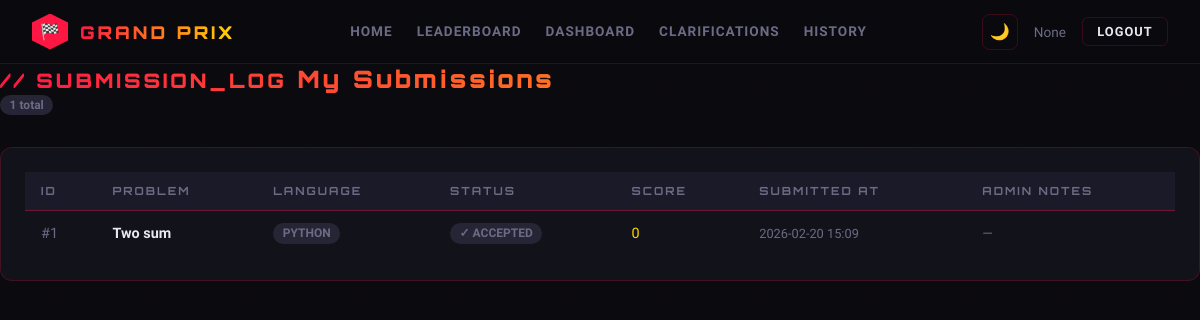
/submissions (signed in), run on the app's committed database.
### tables this page shows
CREATE TABLE submissions (
            id INTEGER PRIMARY KEY AUTOINCREMENT,
            team_id INTEGER,
            user_id INTEGER,
            problem_id INTEGER,
            code TEXT NOT NULL,
            language TEXT DEFAULT 'python',
            status TEXT DEFAULT 'Pending',
            score INTEGER DEFAULT 0,
            admin_notes TEXT,
            submitted_at TEXT DEFAULT CURRENT_TIMESTAMP,
            FOREIGN KEY(team_id) REFERENCES teams(id),
            FOREIGN KEY(problem_id) REFERENCES problems(id)
        );

CREATE TABLE problems (
            id INTEGER PRIMARY KEY AUTOINCREMENT,
            title TEXT NOT NULL,
            description TEXT NOT NULL,
            constraints TEXT,
            sample_input TEXT,
            sample_output TEXT,
            difficulty TEXT DEFAULT 'Medium',
            points INTEGER DEFAULT 100,
            category TEXT DEFAULT 'Arrays',
            visible INTEGER DEFAULT 0,
            created_at TEXT DEFAULT CURRENT_TIMESTAMP
        );

### app.py (the view)
@app.route('/submissions')
@login_required
def submissions():
    conn = get_db()
    team_row = conn.execute('SELECT t.* FROM teams t JOIN team_members tm ON t.id=tm.team_id WHERE tm.user_id=?', (session['user_id'],)).fetchone()
    subs = []
    if team_row:
        subs = conn.execute('''
            SELECT s.*, p.title as problem_title FROM submissions s
            JOIN problems p ON s.problem_id=p.id
            WHERE s.team_id=?
            ORDER BY s.submitted_at DESC
        ''', (team_row['id'],)).fetchall()
    conn.close()
    return render_template('submissions.html', submissions=subs)

### app.py (called while the page is built)
def get_db():
    conn = sqlite3.connect(DB_PATH)
    conn.row_factory = sqlite3.Row
    return conn

def login_required(f):
    @wraps(f)
    def decorated(*args, **kwargs):
        if 'user_id' not in session:
            return redirect(url_for('login'))
        return f(*args, **kwargs)
    return decorated

### submissions.html (shortened to what this page needs)
{% extends 'base.html' %}
{% block content %}
<div class="page-header">
  <div class="page-title">
    <small>// SUBMISSION_LOG</small>
    My Submissions
  </div>
  <span class="badge badge-muted">{{ submissions|length }} total</span>
</div>
<div class="card">
  {% if submissions %}
  <table>
    <thead>
      <tr>
        <th>ID</th>
        <th>Problem</th>
        <th>Language</th>
        <th>Status</th>
        <th>Score</th>
        <th>Submitted At</th>
        <th>Admin Notes</th>
      </tr>
    </thead>
    <tbody>
      {% for s in submissions %}
      <tr>
        <td class="mono" style="color: var(--muted)">#{{ s.id }}</td>
        <td><a href="/problem/{{ s.problem_id }}" style="color: var(--text); text-decoration: none;">
          <strong>{{ s.problem_title }}</strong>
        </a></td>
        <td><span class="badge badge-blue">{{ s.language|upper }}</span></td>
        <td>
          {% if s.status == 'Accepted' %}<span class="badge badge-green">✓ ACCEPTED</span>
          {% elif s.status == 'Wrong Answer' %}<span class="badge badge-red">✗ WRONG ANSWER</span>
          {% elif s.status == 'Pending' %}<span class="badge badge-gold">⏳ PENDING</span>
          {% elif s.status == 'Partial' %}<span class="badge badge-blue">◑ PARTIAL</span>
          {% else %}<span class="badge badge-muted">{{ s.status }}</span>{% endif %}
        </td>
        <td class="mono" style="color: var(--gold)">{{ s.score }}</td>
        <td class="mono" style="color: var(--muted); font-size: 0.8rem">{{ s.submitted_at[:16] }}</td>
        <td style="font-size: 0.85rem; color: var(--muted)">{{ s.admin_notes or '—' }}</td>
      </tr>
      {% endfor %}
    </tbody>
  </table>
  {% endif %}
</div>
{% endblock %}

### templates/base.html (style rules this page uses)
:root { --red: #FF1744; --gold: #FFD600; --carbon: #0A0A0F; --surface: #12121A; --surface2: #1A1A28; --surface3: #252535; --border: rgba(255,23,68,0.2); --text: #E8E8F0; --muted: #6B6B85; --green: #00E676; --blue: #2979FF; --orange: #FF6D00; --glow: 0 0 20px rgba(255,23,68,0.4); --gold-glow: 0 0 20px rgba(255,214,0,0.4); }
* { margin:0;padding:0;box-sizing:border-box }
html { scroll-behavior:smooth }
body { background:var(--carbon);color:var(--text);font-family:'Rajdhani',sans-serif;min-height:100vh; overflow-x:hidden;transition:background .3s,color .3s }
body::before { content:'';position:fixed;inset:0;z-index:-1; background: repeating-linear-gradient( 90deg, transparent, transparent 50px, rgba(255,23,68,0.015) 50px, rgba(255,23,68,0.015) 51px ), repeating-linear-gradient( 0deg, transparent, transparent 50px, rgba(255,23,68,0.015) 50px, rgba(255,23,68,0.015) 51px ) }
.card { background:var(--surface);border:1px solid var(--border);border-radius:12px;padding:1.5rem; transition:border-color .2s,box-shadow .2s }
table { width:100%;border-collapse:collapse }
th { background:var(--surface2);padding:.75rem 1rem;text-align:left;font-family:'Orbitron',monospace; font-size:.7rem;letter-spacing:2px;color:var(--muted);text-transform:uppercase;border-bottom:1px solid var(--border) }
td { padding:.75rem 1rem;border-bottom:1px solid rgba(255,23,68,0.05);font-size:.9rem;vertical-align:middle }
tr:last-child td { border-bottom:none }
.page-header { margin-bottom:2rem }
.page-title { font-family:'Orbitron',monospace;font-weight:900;font-size:1.5rem;letter-spacing:3px; background:linear-gradient(90deg,var(--red),var(--gold));-webkit-background-clip:text; -webkit-text-fill-color:transparent }
.badge { display:inline-flex;align-items:center;gap:4px;padding:.2rem .6rem;border-radius:20px; font-size:.75rem;font-weight:700;background:var(--surface3);color:var(--muted) }

### data on the page
submissions: id "1", problem_title "Two sum", language "PYTHON", status "✓ ACCEPTED", score "0", submitted_at "2026-02-20 15:09", admin_notes "—"

### other printed values
{{ session.get('name') }} "None"
{{ submissions|length }} "1"
